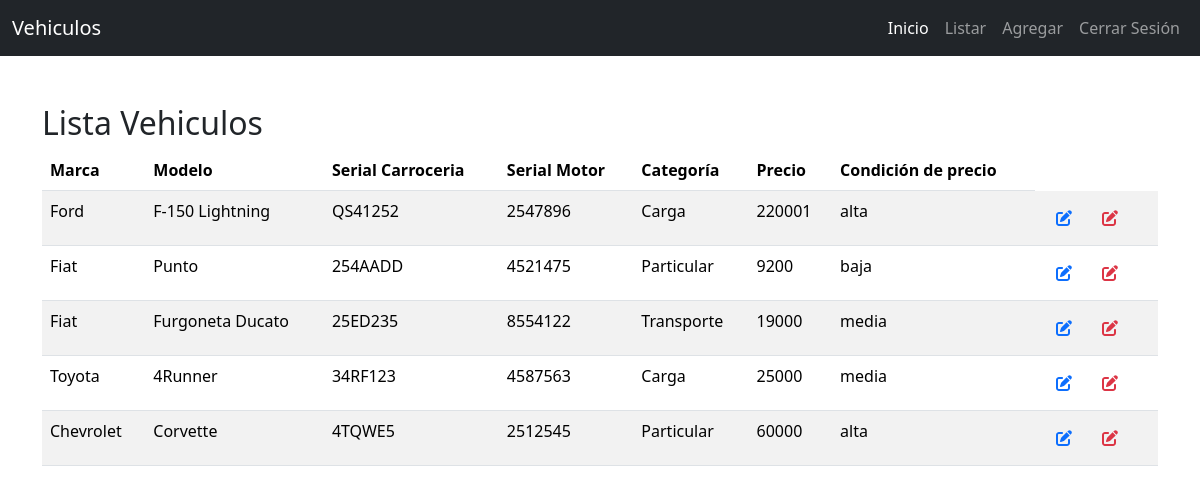
/vehiculo/lista_vehiculos/ (signed in), run on the app's committed database.
### vehiculo/models.py (models this page shows)
class Vehiculo(models.Model):
    MARCAS = [('Fiat','Fiat'),
              ('Chevrolet','Chevrolet'),
              ('Ford','Ford'),
              ('Toyota','Toyota'),
              ]
    CATEGORIAS = [('Particular','Particular'),
                  ('Transporte','Transporte'),
                  ('Carga','Carga'),
                  ]
    marca = models.CharField(max_length = 20, null = False, choices=MARCAS, default='Ford')
    modelo = models.CharField(max_length = 100, null = False)
    serial_carroceria = models.CharField(max_length = 50, null = False)
    serial_motor = models.CharField(max_length = 50, null = False)
    categoria = models.CharField(max_length = 20, null = False, choices=CATEGORIAS, default='Particular')
    precio = models.IntegerField(help_text = 'Condición precio entre 0 y 30000')
    fecha_creacion = models.DateTimeField(default=datetime.datetime.now())
    fecha_modificacion = models.DateTimeField(default=datetime.datetime.now())
    def condicion_de_precio(self):
        if self.precio <= 10000 :
            return 'baja'
        elif 10000 < self.precio < 30000:
            return 'media'
        else:
            return 'alta'
    class Meta:
        verbose_name = 'Vehiculo'           #se modificó el modelo Book para que en el sitio admin se lea con este nick
        verbose_name_plural = 'Vehiculos'
        permissions = [
                ('vehiculo.view', 'Puede ver los vehiculos'),
                ('visualizar_catalogo','Puede ver lista de vehiculos'), #se le asigna automaticamente al registrarse
                ('can_add_vehiculo_model', 'Can add vehiculo model'),    #puede agregar los vehiculos  en el interfaz y en el administrador
                ('development', 'Permiso como Desarrollador'),
                ('scrum_master', 'Permiso como Scrum Master'),
                ('product_owner', 'Permiso como Product Owner')
            ]

### vehiculo/views.py (the view)
# urls.py: path('lista_vehiculos/', lista_vehiculos, name='lista_vehiculos'),
@login_required  #se carga el decorator, para que se pueda acceder solo si esta logeado a la funcion
def lista_vehiculos(request):
    vehiculos = Vehiculo.objects.all()
    return render(request, 'lista_vehiculos.html', {'vehiculos': vehiculos})

### vehiculo/templates/lista_vehiculos.html (shortened to what this page needs)
{% extends 'layout.html' %}
{% load bootstrap5 %}
{% block content %}
    <section class="container mt-5">
        <h2>Lista Vehiculos</h2>
        {% if vehiculos %}
        <table class="table table-striped">
          <thead>
            <tr>
              <th scope="col">Marca</th>
              <th scope="col">Modelo</th>
              <th scope="col">Serial Carroceria</th>
              <th scope="col">Serial Motor</th>
              <th scope="col">Categoría</th>
              <th scope="col">Precio</th>
              <th scope="col">Condición de precio</th>
            </tr>
          </thead>
          <tbody>
          {% for vehiculo in vehiculos %}
            <tr>
              <td>{{ vehiculo.marca }}</td>
              <td>{{ vehiculo.modelo }}</td>
              <td>{{ vehiculo.serial_carroceria }}</td>
              <td>{{ vehiculo.serial_motor }}</td>
              <td>{{ vehiculo.categoria }}</td>
              <td>{{ vehiculo.precio }}</td>
              <td>{{ vehiculo.condicion_de_precio }}</td>
              <td>
                  <a class="btn" href="{% url 'editar_vehiculo' vehiculo_id=vehiculo.id %}" role="button" data-bs-toggle="tooltip" data-bs-placement="top" title="Editar">
                    <i class="fa fa-edit text-primary"></i>
                  </a>
                  <a class="btn" href="{% url 'eliminar_vehiculo' vehiculo_id=vehiculo.id %}" role="button" data-bs-toggle="tooltip" data-bs-placement="top" title="Eliminar">
                    <i class="fa fa-edit text-danger"></i>
                  </a>
              </td>
            </tr>
          {% empty %}
            <tr>
                <td colspan="4">No hay vehiculos disponibles</td>
            </tr>
          {% endfor %}
          </tbody>
        </table>
        {% else %}
        <p>No hay vehiculos disponibles</p>
        {% endif %}
    </section>
{% endblock %}

### vehiculo/templates/layout.html (shortened to what this page needs)
{% extends 'base.html' %}

### vehiculo/templates/base.html (shortened to what this page needs)
{% load static %}
<!DOCTYPE html>
<html lang="en">
<head>
    {% load bootstrap5 %}
    {% bootstrap_css %}
    <link rel="stylesheet" href="https://cdnjs.cloudflare.com/ajax/libs/font-awesome/6.6.0/css/all.min.css" />
</head>
<body>
        {% include 'navbar.html' %}
        {%  block content %}
        {% endblock %}
</body>
</html>

### vehiculo/templates/navbar.html (shortened to what this page needs)
{% load bootstrap5 %}
{% block content %}
<nav class="navbar navbar-expand-lg navbar-dark bg-dark">
    <div class="container-fluid">
      <a class="navbar-brand" href="#">Vehiculos</a>
      <div class="collapse navbar-collapse" id="navbarNav">
        <ul class="navbar-nav ms-auto">
          <li class="nav-item">
            <a class="nav-link active" aria-current="page" href="{% url 'index' %}">Inicio</a>
          </li>
          {% if user.is_authenticated %}
          <li class="nav-item">
            <a class="nav-link" href="{% url 'lista_vehiculos'  %}">Listar</a>
          </li>
          <li class="nav-item">
            <a class="nav-link" href="{% url 'crear_vehiculo' %}">Agregar</a>
          </li>
          <li class="nav-item">
            <a class="nav-link" href="{% url 'logout' %}">Cerrar Sesión</a>
          </li>
          {% endif %}
        </ul>
      </div>
    </div>
</nav>
{%  endblock  %}

### data on the page
Vehiculo: marca "Ford", modelo "F-150 Lightning", serial_carroceria "QS41252", serial_motor "2547896", categoria "Carga", precio "220001", condicion_de_precio "alta"
Vehiculo: marca "Fiat", modelo "Punto", serial_carroceria "254AADD", serial_motor "4521475", categoria "Particular", precio "9200", condicion_de_precio "baja"
Vehiculo: marca "Fiat", modelo "Furgoneta Ducato", serial_carroceria "25ED235", serial_motor "8554122", categoria "Transporte", precio "19000", condicion_de_precio "media"
Vehiculo: marca "Toyota", modelo "4Runner", serial_carroceria "34RF123", serial_motor "4587563", categoria "Carga", precio "25000", condicion_de_precio "media"
Vehiculo: marca "Chevrolet", modelo "Corvette", serial_carroceria "4TQWE5", serial_motor "2512545", categoria "Particular", precio "60000", condicion_de_precio "alta"
